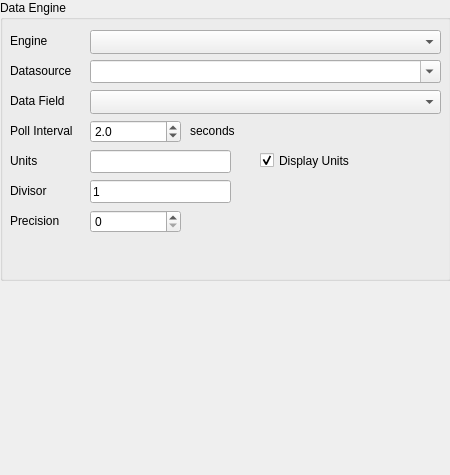
<?xml version="1.0" encoding="UTF-8"?>
<ui version="4.0">
 <class>datasourceSettings</class>
 <widget class="QWidget" name="datasourceSettings">
  <property name="geometry">
   <rect>
    <x>0</x>
    <y>0</y>
    <width>450</width>
    <height>475</height>
   </rect>
  </property>
  <property name="sizePolicy">
   <sizepolicy hsizetype="MinimumExpanding" vsizetype="MinimumExpanding">
    <horstretch>0</horstretch>
    <verstretch>0</verstretch>
   </sizepolicy>
  </property>
  <property name="minimumSize">
   <size>
    <width>450</width>
    <height>450</height>
   </size>
  </property>
  <property name="windowTitle">
   <string>Dialog</string>
  </property>
  <widget class="QGroupBox" name="groupBox">
   <property name="geometry">
    <rect>
     <x>0</x>
     <y>0</y>
     <width>451</width>
     <height>281</height>
    </rect>
   </property>
   <property name="sizePolicy">
    <sizepolicy hsizetype="Expanding" vsizetype="Expanding">
     <horstretch>0</horstretch>
     <verstretch>0</verstretch>
    </sizepolicy>
   </property>
   <property name="title">
    <string>Data Engine</string>
   </property>
   <widget class="QLabel" name="label_8">
    <property name="geometry">
     <rect>
      <x>10</x>
      <y>30</y>
      <width>81</width>
      <height>21</height>
     </rect>
    </property>
    <property name="text">
     <string>Engine</string>
    </property>
   </widget>
   <widget class="QComboBox" name="gaugeDataengine">
    <property name="geometry">
     <rect>
      <x>90</x>
      <y>30</y>
      <width>351</width>
      <height>24</height>
     </rect>
    </property>
    <property name="sizePolicy">
     <sizepolicy hsizetype="Expanding" vsizetype="Fixed">
      <horstretch>0</horstretch>
      <verstretch>0</verstretch>
     </sizepolicy>
    </property>
    <property name="toolTip">
     <string>Engine to connect to for sources</string>
    </property>
   </widget>
   <widget class="QLabel" name="label_2">
    <property name="geometry">
     <rect>
      <x>10</x>
      <y>60</y>
      <width>81</width>
      <height>21</height>
     </rect>
    </property>
    <property name="text">
     <string>Datasource</string>
    </property>
   </widget>
   <widget class="QComboBox" name="gaugeDatasource">
    <property name="enabled">
     <bool>true</bool>
    </property>
    <property name="geometry">
     <rect>
      <x>90</x>
      <y>60</y>
      <width>351</width>
      <height>23</height>
     </rect>
    </property>
    <property name="sizePolicy">
     <sizepolicy hsizetype="Expanding" vsizetype="Fixed">
      <horstretch>0</horstretch>
      <verstretch>0</verstretch>
     </sizepolicy>
    </property>
    <property name="toolTip">
     <string>Source to poll for data</string>
    </property>
    <property name="editable">
     <bool>true</bool>
    </property>
   </widget>
   <widget class="QComboBox" name="gaugeField">
    <property name="geometry">
     <rect>
      <x>90</x>
      <y>90</y>
      <width>351</width>
      <height>24</height>
     </rect>
    </property>
    <property name="toolTip">
     <string>Select the field containing the data for the gauge</string>
    </property>
    <property name="editable">
     <bool>false</bool>
    </property>
   </widget>
   <widget class="QLabel" name="label_3">
    <property name="geometry">
     <rect>
      <x>10</x>
      <y>90</y>
      <width>81</width>
      <height>21</height>
     </rect>
    </property>
    <property name="text">
     <string>Data Field</string>
    </property>
   </widget>
   <widget class="QLineEdit" name="gaugeUnits">
    <property name="geometry">
     <rect>
      <x>90</x>
      <y>150</y>
      <width>141</width>
      <height>23</height>
     </rect>
    </property>
    <property name="toolTip">
     <string>Units to display (if shown)</string>
    </property>
   </widget>
   <widget class="QLabel" name="label_5">
    <property name="geometry">
     <rect>
      <x>10</x>
      <y>150</y>
      <width>81</width>
      <height>21</height>
     </rect>
    </property>
    <property name="text">
     <string>Units</string>
    </property>
   </widget>
   <widget class="QLabel" name="label_6">
    <property name="geometry">
     <rect>
      <x>10</x>
      <y>180</y>
      <width>61</width>
      <height>21</height>
     </rect>
    </property>
    <property name="text">
     <string>Divisor</string>
    </property>
   </widget>
   <widget class="QLineEdit" name="gaugeDivisor">
    <property name="geometry">
     <rect>
      <x>90</x>
      <y>180</y>
      <width>141</width>
      <height>23</height>
     </rect>
    </property>
    <property name="toolTip">
     <string>A number by which to divide the output.  Useful for converting to a different base unit.</string>
    </property>
    <property name="text">
     <string>1</string>
    </property>
   </widget>
   <widget class="QCheckBox" name="gaugeShowUnits">
    <property name="geometry">
     <rect>
      <x>260</x>
      <y>150</y>
      <width>141</width>
      <height>21</height>
     </rect>
    </property>
    <property name="toolTip">
     <string>Show the raw value units on the gauge when raw values are shown</string>
    </property>
    <property name="text">
     <string>Display Units</string>
    </property>
    <property name="checked">
     <bool>true</bool>
    </property>
    <property name="tristate">
     <bool>false</bool>
    </property>
   </widget>
   <widget class="QLabel" name="label_4">
    <property name="geometry">
     <rect>
      <x>10</x>
      <y>120</y>
      <width>71</width>
      <height>21</height>
     </rect>
    </property>
    <property name="text">
     <string>Poll Interval</string>
    </property>
   </widget>
   <widget class="QDoubleSpinBox" name="updateInterval">
    <property name="geometry">
     <rect>
      <x>90</x>
      <y>120</y>
      <width>91</width>
      <height>23</height>
     </rect>
    </property>
    <property name="toolTip">
     <string>Polling interval in seconds</string>
    </property>
    <property name="alignment">
     <set>Qt::AlignLeading|Qt::AlignLeft|Qt::AlignVCenter</set>
    </property>
    <property name="decimals">
     <number>1</number>
    </property>
    <property name="minimum">
     <double>0.100000000000000</double>
    </property>
    <property name="singleStep">
     <double>0.500000000000000</double>
    </property>
    <property name="value">
     <double>2.000000000000000</double>
    </property>
   </widget>
   <widget class="QDoubleSpinBox" name="gaugePrecision">
    <property name="geometry">
     <rect>
      <x>90</x>
      <y>210</y>
      <width>91</width>
      <height>23</height>
     </rect>
    </property>
    <property name="toolTip">
     <string># of digits after decimal point</string>
    </property>
    <property name="alignment">
     <set>Qt::AlignLeading|Qt::AlignLeft|Qt::AlignVCenter</set>
    </property>
    <property name="decimals">
     <number>0</number>
    </property>
    <property name="minimum">
     <double>0.000000000000000</double>
    </property>
    <property name="singleStep">
     <double>1.000000000000000</double>
    </property>
    <property name="value">
     <double>0.000000000000000</double>
    </property>
   </widget>
   <widget class="QLabel" name="label_7">
    <property name="geometry">
     <rect>
      <x>10</x>
      <y>210</y>
      <width>71</width>
      <height>21</height>
     </rect>
    </property>
    <property name="text">
     <string>Precision</string>
    </property>
   </widget>
   <widget class="QLabel" name="label">
    <property name="geometry">
     <rect>
      <x>190</x>
      <y>120</y>
      <width>54</width>
      <height>21</height>
     </rect>
    </property>
    <property name="text">
     <string>seconds</string>
    </property>
   </widget>
   <widget class="QTreeWidget" name="sensorTree">
    <property name="geometry">
     <rect>
      <x>90</x>
      <y>341</y>
      <width>351</width>
      <height>101</height>
     </rect>
    </property>
    <column>
     <property name="text">
      <string>Sensor</string>
     </property>
    </column>
   </widget>
  </widget>
 </widget>
 <tabstops>
  <tabstop>gaugeDataengine</tabstop>
  <tabstop>gaugeDatasource</tabstop>
  <tabstop>gaugeField</tabstop>
  <tabstop>updateInterval</tabstop>
  <tabstop>gaugeUnits</tabstop>
  <tabstop>gaugeShowUnits</tabstop>
  <tabstop>gaugeDivisor</tabstop>
  <tabstop>gaugePrecision</tabstop>
 </tabstops>
 <resources/>
 <connections/>
</ui>
